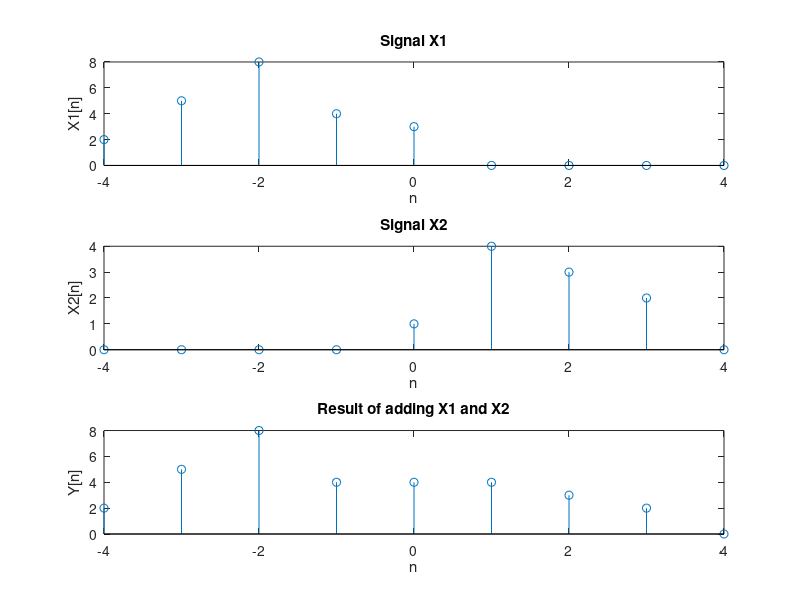

Reproduce this figure in MATLAB.
n = -4:4;
x1 = [2 5 8 4 3 0 0 0 0];
x2 = [0 0 0 0 1 4 3 2 0];

y = x1 + x2;
subplot(3,1,1);
stem(n, x1);
xlabel('n');
ylabel('X1[n]');
title('Signal X1');

subplot(3,1,2);
stem(n, x2);
xlabel('n');
ylabel('X2[n]');
title('Signal X2');

subplot(3,1,3);
stem(n, y);
xlabel('n');
ylabel('Y[n]');
title('Result of adding X1 and X2');